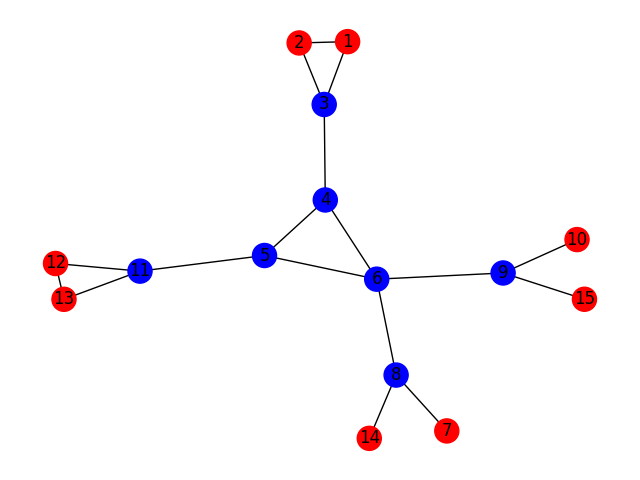

Python code for this plot:
import argparse
import os
import networkx as nx
import matplotlib.pyplot as plt

def visualize_network(topo_file, nodes_file, output_file, show_queue = False):
    edges = []
    peer_nodes = []
    with open(topo_file, "r") as tf:
        while True:
            line = tf.readline()
            if not line:
                break
            if "#" in line:
                continue
            line_info = line.split(" ")
            edges.append([int(line_info[0]), int(line_info[1]), {"queue": int(line_info[4])}])

    with open(nodes_file, "r") as nf:
        while True:
            line = nf.readline()
            if not line:
                break
            if "#" in line:
                continue
            line_info = line.split(" ")
            peer_nodes.append(int(line_info[0]))
            

    print(f"edges: {edges}")
    print(f"nodes with peers: {peer_nodes}")
    G = nx.Graph()
    G.add_edges_from(edges)
    nodes_colormap = []
    for node in list(G.nodes()):
        if node in peer_nodes:
            nodes_colormap.append("r")
        else:
            nodes_colormap.append("b")
            
    pos = nx.spring_layout(G)
    nx.draw(G, pos, with_labels=True, node_color=nodes_colormap);

    if show_queue:
        nx.draw_networkx_edge_labels(G,pos, edge_labels=nx.get_edge_attributes(G, 'queue'))

    plt.savefig(output_file)
    print(f"plot saved to {os.path.abspath(output_file)}, show queue size: {show_queue}")

if __name__ == "__main__":
    parser = argparse.ArgumentParser()
    parser.add_argument('-t', '--topo', type=str, help='topo file', required=True)
    parser.add_argument('-n', '--node', type=str, help='nodes file', required=True)
    parser.add_argument('-o', '--output', type=str, help="output file", default="net-visual.png")
    parser.add_argument('-q', "--queue", help="show queue size in plot", action='store_true')
    args = parser.parse_args()
    
    visualize_network(args.topo, args.node, args.output, args.queue)

# python net-visual.py -t tmp5/topo5.map -n tmp5/nodes5.map
